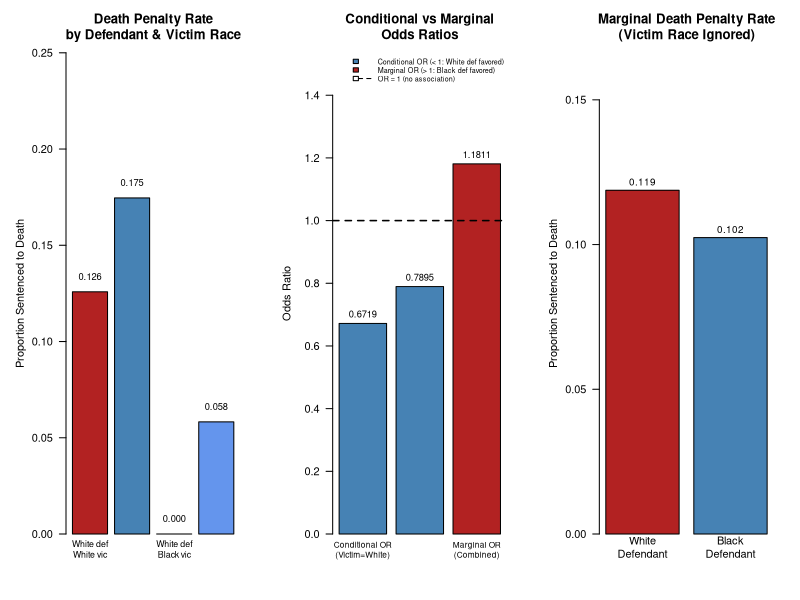

The R source for this figure:
# =============================================================================
# 문제 2.33 - 플로리다 살인 재판 사형 선고 (1976-1977)
# 출처: M. Radelet, Am. Sociol. Rev., 46: 918-927, 1981
#
# 플로리다 20개 카운티, 3원 분할표:
#   - 피고인 인종 (Defendant's Race): White / Black
#   - 피해자 인종 (Victim's Race):    White / Black
#   - 사형 선고 여부 (Death Penalty): Yes / No
#
# 원자료:
#   White killed White: 19/151 사형
#   White killed Black:  0/9   사형
#   Black killed White: 11/63  사형
#   Black killed Black:  6/103 사형
# =============================================================================

# -----------------------------------------------------------------------------
# 0. 데이터 설정
# -----------------------------------------------------------------------------

# 셀별 빈도수 (사형 Yes / No)
# [피고인 인종, 피해자 인종] 순서

# 피해자 = White 층 (Layer 1)
def_white_vic_white_yes <- 19;  def_white_vic_white_no <- 132   # 151명 중 19명 사형
def_black_vic_white_yes <- 11;  def_black_vic_white_no <-  52   # 63명 중 11명 사형

# 피해자 = Black 층 (Layer 2)
def_white_vic_black_yes <-  0;  def_white_vic_black_no <-   9   # 9명 중 0명 사형
def_black_vic_black_yes <-  6;  def_black_vic_black_no <-  97   # 103명 중 6명 사형


# =============================================================================
# (a) 3원 분할표 (Three-Way Contingency Table)
# =============================================================================

cat("=============================================================\n")
cat("(a) 3원 분할표: 피고인 인종 × 사형 선고 × 피해자 인종\n")
cat("=============================================================\n\n")

# 3차원 배열 생성: [피고인 인종, 사형 여부, 피해자 인종]
three_way_table <- array(
  data = c(
    # 피해자 = White
    def_white_vic_white_yes, def_black_vic_white_yes,   # Death = Yes
    def_white_vic_white_no,  def_black_vic_white_no,    # Death = No
    # 피해자 = Black
    def_white_vic_black_yes, def_black_vic_black_yes,   # Death = Yes
    def_white_vic_black_no,  def_black_vic_black_no     # Death = No
  ),
  dim = c(2, 2, 2),
  dimnames = list(
    "Defendant" = c("White", "Black"),
    "Death Penalty" = c("Yes", "No"),
    "Victim" = c("White", "Black")
  )
)

cat("  [ 피해자 인종 = White ]\n")
print(three_way_table[, , "White"])
cat(sprintf("  행 합계: White def=%d, Black def=%d\n\n",
            sum(three_way_table[1,,"White"]), sum(three_way_table[2,,"White"])))

cat("  [ 피해자 인종 = Black ]\n")
print(three_way_table[, , "Black"])
cat(sprintf("  행 합계: White def=%d, Black def=%d\n\n",
            sum(three_way_table[1,,"Black"]), sum(three_way_table[2,,"Black"])))

# 사형 비율 요약
cat("  [ 사형 선고 비율 요약 ]\n")
cat(sprintf("  White def, White victim: %d/%d = %.4f (%.1f%%)\n",
            def_white_vic_white_yes, def_white_vic_white_yes+def_white_vic_white_no,
            def_white_vic_white_yes/(def_white_vic_white_yes+def_white_vic_white_no),
            100*def_white_vic_white_yes/(def_white_vic_white_yes+def_white_vic_white_no)))
cat(sprintf("  White def, Black victim:  %d/%d  = %.4f (%.1f%%)\n",
            def_white_vic_black_yes, def_white_vic_black_yes+def_white_vic_black_no,
            def_white_vic_black_yes/(def_white_vic_black_yes+def_white_vic_black_no),
            100*def_white_vic_black_yes/(def_white_vic_black_yes+def_white_vic_black_no)))
cat(sprintf("  Black def, White victim: %d/%d = %.4f (%.1f%%)\n",
            def_black_vic_white_yes, def_black_vic_white_yes+def_black_vic_white_no,
            def_black_vic_white_yes/(def_black_vic_white_yes+def_black_vic_white_no),
            100*def_black_vic_white_yes/(def_black_vic_white_yes+def_black_vic_white_no)))
cat(sprintf("  Black def, Black victim:  %d/%d = %.4f (%.1f%%)\n\n",
            def_black_vic_black_yes, def_black_vic_black_yes+def_black_vic_black_no,
            def_black_vic_black_yes/(def_black_vic_black_yes+def_black_vic_black_no),
            100*def_black_vic_black_yes/(def_black_vic_black_yes+def_black_vic_black_no)))


# =============================================================================
# (b) 조건부 오즈비 (Conditional Odds Ratios)
#     피해자 인종별 부분표 — 0 셀 보정: 각 셀에 +0.5 추가
# =============================================================================

cat("=============================================================\n")
cat("(b) 조건부 오즈비 (피해자 인종으로 층화)\n")
cat("=============================================================\n\n")

adj <- 0.5   # 0 셀 보정값 (각 셀에 더해주는 값)

cat(sprintf("  * 0 셀 처리: 각 셀에 %.1f을 더해 계산\n\n", adj))

# --- 층 1: 피해자 = White ---
# 부분표:
#            Death Yes    Death No
# White def    19           132
# Black def    11            52
a1 <- def_white_vic_white_yes + adj   # White def, Yes
b1 <- def_white_vic_white_no  + adj   # White def, No
c1 <- def_black_vic_white_yes + adj   # Black def, Yes
d1 <- def_black_vic_white_no  + adj   # Black def, No

or_white_victim <- (a1 * d1) / (b1 * c1)

cat("  [ 부분표 1: 피해자 = White (+0.5 보정 후) ]\n")
cat("                   Death Yes   Death No\n")
cat(sprintf("  White defendant     %5.1f      %5.1f\n", a1, b1))
cat(sprintf("  Black defendant     %5.1f      %5.1f\n", c1, d1))
cat(sprintf("\n  조건부 OR = (%.1f × %.1f) / (%.1f × %.1f)\n", a1, d1, b1, c1))
cat(sprintf("            = %.2f / %.2f\n", a1*d1, b1*c1))
cat(sprintf("            = %.4f\n\n", or_white_victim))
cat("  [해석] 피해자가 White일 때, 백인 피고인이 흑인 피고인보다\n")
cat(sprintf("         사형 선고 오즈가 약 %.2f배 → 백인 피고인에게 유리\n\n", or_white_victim))


# --- 층 2: 피해자 = Black ---
# 부분표:
#            Death Yes    Death No
# White def     0             9
# Black def     6            97
a2 <- def_white_vic_black_yes + adj   # White def, Yes
b2 <- def_white_vic_black_no  + adj   # White def, No
c2 <- def_black_vic_black_yes + adj   # Black def, Yes
d2 <- def_black_vic_black_no  + adj   # Black def, No

or_black_victim <- (a2 * d2) / (b2 * c2)

cat("  [ 부분표 2: 피해자 = Black (+0.5 보정 후) ]\n")
cat("                   Death Yes   Death No\n")
cat(sprintf("  White defendant     %5.1f      %5.1f\n", a2, b2))
cat(sprintf("  Black defendant     %5.1f      %5.1f\n", c2, d2))
cat(sprintf("\n  조건부 OR = (%.1f × %.1f) / (%.1f × %.1f)\n", a2, d2, b2, c2))
cat(sprintf("            = %.4f / %.4f\n", a2*d2, b2*c2))
cat(sprintf("            = %.4f\n\n", or_black_victim))
cat("  [해석] 피해자가 Black일 때, 백인 피고인이 흑인 피고인보다\n")
cat(sprintf("         사형 선고 오즈가 약 %.2f배 → 백인 피고인에게 유리\n\n", or_black_victim))


cat("  [ 조건부 OR 요약 ]\n")
cat(sprintf("  피해자 White: OR = %.4f (< 1, 백인 피고에게 유리)\n", or_white_victim))
cat(sprintf("  피해자 Black: OR = %.4f (< 1, 백인 피고에게 유리)\n\n", or_black_victim))
cat("  → 두 층 모두 OR < 1: 피해자 인종을 통제하면,\n")
cat("    백인 피고인이 흑인 피고인보다 사형 선고를 덜 받는다.\n\n")


# =============================================================================
# (c) 주변 오즈비 (Marginal OR) & 심슨의 역설
# =============================================================================

cat("=============================================================\n")
cat("(c) 주변 오즈비 & 심슨의 역설(Simpson's Paradox)\n")
cat("=============================================================\n\n")

# 피해자 인종을 무시하고 합산한 주변표
marg_white_yes <- def_white_vic_white_yes + def_white_vic_black_yes   # 19+0 = 19
marg_white_no  <- def_white_vic_white_no  + def_white_vic_black_no    # 132+9 = 141
marg_black_yes <- def_black_vic_white_yes + def_black_vic_black_yes   # 11+6 = 17
marg_black_no  <- def_black_vic_white_no  + def_black_vic_black_no    # 52+97 = 149

cat("  [ 주변표 (피해자 인종 합산) ]\n")
cat("                   Death Yes   Death No   합계\n")
cat(sprintf("  White defendant     %3d         %3d       %3d\n",
            marg_white_yes, marg_white_no, marg_white_yes+marg_white_no))
cat(sprintf("  Black defendant     %3d         %3d       %3d\n\n",
            marg_black_yes, marg_black_no, marg_black_yes+marg_black_no))

# 주변 OR (0 셀 없으므로 보정 없이 계산)
marginal_or <- (marg_white_yes * marg_black_no) / (marg_white_no * marg_black_yes)

cat("  [ 주변 오즈비 ]\n")
cat(sprintf("  OR = (%d × %d) / (%d × %d)\n",
            marg_white_yes, marg_black_no, marg_white_no, marg_black_yes))
cat(sprintf("     = %d / %d\n",
            marg_white_yes*marg_black_no, marg_white_no*marg_black_yes))
cat(sprintf("     = %.4f\n\n", marginal_or))

cat(sprintf("  [해석] 주변 OR = %.4f > 1:\n", marginal_or))
cat("  피해자 인종을 무시하면, 백인 피고인이 흑인 피고인보다\n")
cat("  사형 선고 오즈가 더 높아 보인다.\n\n")


# --- 심슨의 역설 판단 ---
cat("  [ 심슨의 역설(Simpson's Paradox) 판단 ]\n\n")

cat("  ┌─────────────────────────────────────────────────────────┐\n")
cat("  │  조건부 OR (피해자 White): 0.67 < 1 → 백인 피고 유리 │\n")
cat("  │  조건부 OR (피해자 Black): 0.79 < 1 → 백인 피고 유리 │\n")
cat("  │  주변 OR (피해자 인종 무시): > 1   → 백인 피고 불리  │\n")
cat("  └─────────────────────────────────────────────────────────┘\n\n")

cat("  → 심슨의 역설 성립!\n\n")

cat("  [ 발생 원인 ]\n")
cat("  1) 피해자가 White인 사건은 전체의 대다수(214건 중)이며\n")
cat("     사형 선고율이 전반적으로 높다.\n")
cat("  2) 백인 피고인은 주로 White 피해자 사건(151건)에 집중되어 있고,\n")
cat("     흑인 피고인도 White 피해자 사건(63건)이 있지만\n")
cat("     Black 피해자 사건(103건)이 더 많다.\n")
cat("  3) 즉, 피해자 인종이 교란변수(confounding variable)로 작용하여\n")
cat("     층화 전후로 OR의 방향이 역전된다.\n\n")

cat("  결론: 피해자 인종을 통제하면 백인 피고인이 유리하지만,\n")
cat("  피해자 인종을 무시한 주변 OR은 반대 결과를 보여준다.\n")
cat("  이는 교란변수를 고려하지 않을 때 발생하는 심슨의 역설의 전형적 예이다.\n\n")


# =============================================================================
# 시각화
# =============================================================================

par(mfrow = c(1, 3), mar = c(5, 5, 4, 2))

# --- 그래프 1: 층별 사형 선고 비율 ---
death_rates <- c(
  def_white_vic_white_yes / (def_white_vic_white_yes + def_white_vic_white_no),
  def_black_vic_white_yes / (def_black_vic_white_yes + def_black_vic_white_no),
  def_white_vic_black_yes / (def_white_vic_black_yes + def_white_vic_black_no),
  def_black_vic_black_yes / (def_black_vic_black_yes + def_black_vic_black_no)
)
bar_labels <- c("White def\nWhite vic", "Black def\nWhite vic",
                "White def\nBlack vic", "Black def\nBlack vic")
bar_cols   <- c("firebrick", "steelblue", "tomato", "cornflowerblue")

mp1 <- barplot(death_rates,
               names.arg = bar_labels,
               col       = bar_cols,
               main      = "Death Penalty Rate\nby Defendant & Victim Race",
               ylab      = "Proportion Sentenced to Death",
               ylim      = c(0, 0.25),
               las       = 1,
               cex.names = 0.8)
text(mp1, death_rates + 0.008,
     labels = sprintf("%.3f", death_rates), cex = 0.85)


# --- 그래프 2: 조건부 OR vs 주변 OR ---
or_vals   <- c(or_white_victim, or_black_victim, marginal_or)
or_labels <- c("Conditional OR\n(Victim=White)",
                "Conditional OR\n(Victim=Black)",
                "Marginal OR\n(Combined)")
or_cols   <- c("steelblue", "steelblue", "firebrick")

mp2 <- barplot(or_vals,
               names.arg = or_labels,
               col       = or_cols,
               main      = "Conditional vs Marginal\nOdds Ratios",
               ylab      = "Odds Ratio",
               ylim      = c(0, max(or_vals) * 1.3),
               las       = 1,
               cex.names = 0.75)
abline(h = 1, lty = 2, col = "black", lwd = 1.5)   # OR=1 기준선
text(mp2, or_vals + 0.03,
     labels = round(or_vals, 4), cex = 0.85)
legend("topright",
       legend = c("Conditional OR (< 1: White def favored)",
                  "Marginal OR (> 1: Black def favored)",
                  "OR = 1 (no association)"),
       fill   = c("steelblue", "firebrick", NA),
       lty    = c(NA, NA, 2),
       col    = c(NA, NA, "black"),
       bty    = "n", cex = 0.65)


# --- 그래프 3: 주변표 비율 비교 ---
marg_rates <- c(marg_white_yes / (marg_white_yes + marg_white_no),
                marg_black_yes / (marg_black_yes + marg_black_no))

mp3 <- barplot(marg_rates,
               names.arg = c("White\nDefendant", "Black\nDefendant"),
               col       = c("firebrick", "steelblue"),
               main      = "Marginal Death Penalty Rate\n(Victim Race Ignored)",
               ylab      = "Proportion Sentenced to Death",
               ylim      = c(0, max(marg_rates) * 1.4),
               las       = 1)
text(mp3, marg_rates + 0.003,
     labels = sprintf("%.3f", marg_rates), cex = 0.9)

par(mfrow = c(1, 1))


# =============================================================================
# 최종 요약
# =============================================================================

cat("=============================================================\n")
cat("최종 요약\n")
cat("=============================================================\n")
cat(sprintf("  조건부 OR (피해자 White, +0.5 보정): %.4f\n", or_white_victim))
cat(sprintf("  조건부 OR (피해자 Black, +0.5 보정): %.4f\n", or_black_victim))
cat(sprintf("  주변 OR   (피해자 인종 합산):         %.4f\n\n", marginal_or))
cat("  (a) 3원 분할표: 피고인 인종 × 사형 여부 × 피해자 인종\n")
cat("  (b) 두 층 모두 OR < 1 → 피해자 인종 통제 시 백인 피고에게 유리\n")
cat("  (c) 주변 OR > 1 → 심슨의 역설 성립\n")
cat("      원인: 피해자 인종이 교란변수로 작용\n")
